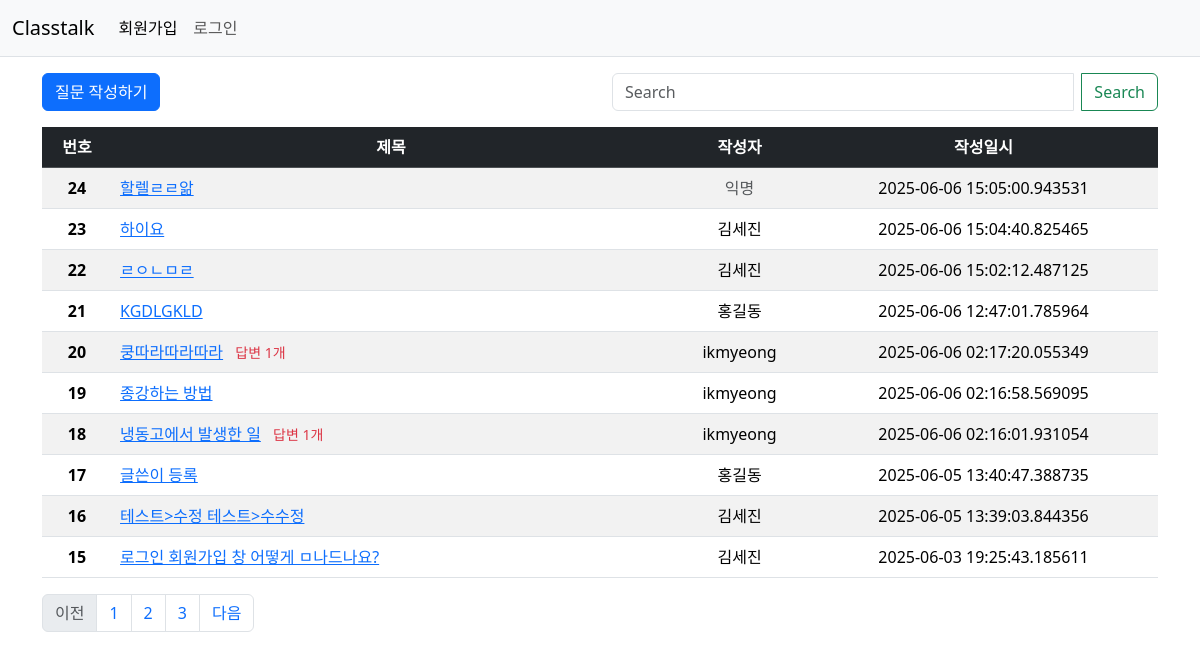
Page /question/list/ on the committed database.
### classtalk/models.py (models this page shows)
class Question(db.Model):
    id = db.Column(db.Integer, primary_key=True)
    subject = db.Column(db.String(200), nullable=False)
    content = db.Column(db.Text(), nullable=False)
    create_date = db.Column(db.DateTime(), nullable=False)
    user_id = db.Column(db.Integer, db.ForeignKey('user.id', ondelete='CASCADE'), nullable=False)
    user = db.relationship('User', backref=db.backref('question_set'))
    modify_date = db.Column(db.DateTime(), nullable=True)
    is_anonymous = db.Column(db.Boolean, default=False)  # 익명 여부 추가

class User(db.Model):
    id = db.Column(db.Integer, primary_key=True)
    username = db.Column(db.String(150), unique=True, nullable=False)
    password = db.Column(db.String(200), nullable=False)
    email = db.Column(db.String(120), unique=True, nullable=False)

### classtalk/views/question_views.py (the view, shortened to what this page needs)
@bp.route('/list/')
def _list():
    page = request.args.get('page', type=int, default=1)
    kw = request.args.get('kw', type=str, default='')
    question_list = Question.query.order_by(Question.create_date.desc())
    question_list = question_list.paginate(page=page, per_page=10)
    return render_template('question/question_list.html', question_list=question_list, page=page, kw=kw)

### classtalk/views/auth_views.py (called while the page is built)
@bp.before_app_request
def load_logged_in_user():
    user_id = session.get('user_id')
    if user_id is None:
        g.user = None
    else:
        g.user = User.query.get(user_id)

### classtalk/templates/question/question_list.html (shortened to what this page needs)
<!DOCTYPE html>
<html lang="en">
<head>
    <link href="https://cdn.jsdelivr.net/npm/bootstrap@5.3.5/dist/css/bootstrap.min.css" rel="stylesheet">
</head>
<body>
{% include "navbar.html" %}
<div class="container my-3">
    <div class="row my-3">
            <div class="col-6">
                <a href="{{ url_for('question.create') }}" class="btn btn-primary">질문 작성하기</a>
            </div>
            <div class="col-6">
                <div class="input-group">
                    <input type="text" id="search_kw" class="form-control me-2" value="{{ kw or '' }}" placeholder="Search" aria-label="Search"/>
                    <button class="btn btn-outline-success" type="submit" id="btn_search">Search</button>
                </div>
            </div>
        </div>
    <table class="table table-striped">
        <thead>
        <tr class="text-center table-dark">
            <th scope="col">번호</th>
            <th scope="col" style="width:50%">제목</th>
            <th scope="col">작성자</th>
            <th scope="col">작성일시</th>
        </tr>
        </thead>
    {% if question_list %}
      <tbody>
        {% for question in question_list.items %}
        <tr class="text-center">
            <th scope="row">{{ question_list.total - ((question_list.page-1) * question_list.per_page) - loop.index0 }}</th>
            <td class="text-start">
                <a href="{{ url_for('question.detail', question_id=question.id) }}">{{ question.subject }}</a>
                {% if question.answer_set|length > 0 %}
                <span class="text-danger small mx-2">답변 {{ question.answer_set|length }}개</span>
                {% endif %}
            </td>
            <td>
                {% if question.is_anonymous %}
                    <span class="text-muted">익명</span>
                    <td>{{question.create_date}}</td>
                {% else %}
                    {{ question.user.username }}
                    <td>{{question.create_date}}</td>
                {% endif %}
            </td>
        </tr>
        {% endfor %}
      </tbody>
    </table>
    {% else %}
        <p>질문이 없습니다.</p>
    {% endif %}
    {% include "Pagenation.html" %}
</div>
</body>
</html>

### classtalk/templates/navbar.html (shortened to what this page needs)
<nav class="navbar navbar-expand-lg navbar-light bg-light border-bottom">
  <div class="container-fluid">
    <a class="navbar-brand" href="{{ url_for('main.index') }}">Classtalk</a>
    <div class="collapse navbar-collapse" id="navbarSupportedContent">
      {% if g.user %}
          <a>{{ g.user.username }}님 안녕하세요.</a>
          <ul class="nav justify-content-end">
            <li class="nav-item ">
              <a class="nav-link active" href="{{ url_for('auth.logout') }}">로그아웃</a>
            </li>
          </ul>
      {% else %}
      <ul class="navbar-nav me-auto mb-2 mb-lg-0">
        <li class="nav-item">
          <a class="nav-link active" aria-current="page" href="{{ url_for('auth.signup') }}">회원가입</a>
        </li>
        <li class="nav-item">
          <a class="nav-link" href="{{ url_for('auth.login') }}">로그인</a>
        </li>
      </ul>
      {% endif %}
      <span class="navbar-text">
        <nav class="navbar bg-body-tertiary">
        </nav>
      </span>
    </div>
  </div>
</nav>

### classtalk/templates/Pagenation.html
<nav aria-label="Page navigation example">
  <ul class="pagination">
    {% if question_list.has_prev %}
        <li class="page-item">
            <a class="page-link" data-page="{{ question_list.prev_num }}" href="javascript:void(0)">이전</a>
        </li>
    {% else %}
        <li class="page-item disabled">
            <a class="page-link" tabindex="-1" aria-disabled="true" href="#">이전</a>
        </li>
    {% endif %}
      {% for page_num in question_list.iter_pages() %}
        {% if page_num %}
          <li class="page-item">
            <a class="page-link" data-page="{{ question_list.next_num }}" href="javascript:void(0)">{{ page_num }}</a>
        {% else %}
          <li class="disabled"><a class="page-link" href="#">...</a></li>
        {% endif %}
      {% endfor %}
    {% if question_list.has_next %}
        <li class="page-item">
            <a class="page-link" data-page="{{ question_list.next_num }}" href="javascript:void(0)">다음</a>
        </li>
    {% else %}
        <li class="page-item disabled">
            <a class="page-link" tabindex="-1" aria-disabled="true" href="#">다음</a>
        </li>
    {% endif %}
  </ul>
</nav>

### rows in the picture
Question: total "24", subject "할렐ㄹㄹ앎", create_date "2025-06-06 15:05:00.943531"
Question: total "23", subject "하이요", user.username "김세진", create_date "2025-06-06 15:04:40.825465"
Question: total "22", subject "ㄹㅇㄴㅁㄹ", user.username "김세진", create_date "2025-06-06 15:02:12.487125"
Question: total "21", subject "KGDLGKLD", user.username "홍길동", create_date "2025-06-06 12:47:01.785964"
Question: total "20", subject "쿵따라따라따라", answer_set|length "1", user.username "ikmyeong", create_date "2025-06-06 02:17:20.055349"
Question: total "19", subject "종강하는 방법", user.username "ikmyeong", create_date "2025-06-06 02:16:58.569095"
Question: total "18", subject "냉동고에서 발생한 일", answer_set|length "1", user.username "ikmyeong", create_date "2025-06-06 02:16:01.931054"
Question: total "17", subject "글쓴이 등록", user.username "홍길동", create_date "2025-06-05 13:40:47.388735"
Question: total "16", subject "테스트>수정 테스트>수수정", user.username "김세진", create_date "2025-06-05 13:39:03.844356"
Question: total "15", subject "로그인 회원가입 창 어떻게 ㅁ나드나요?", user.username "김세진", create_date "2025-06-03 19:25:43.185611"

### other values in the picture
{{ page_num }} "1" "2" "3"
